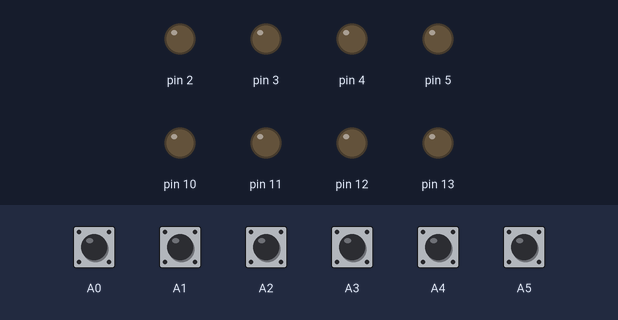
Recording of a sketch running on a simulated Arduino Uno, built with avr-gcc and run on an emulated ATmega328P. Shown: output pins drawn as LEDs (lit = HIGH). Dashed ring = blinking. Inputs (shaded band) come from the test bench; at power-on: A0–5 HIGH.

Above: at 1.2 s.
1.3 s: A0 pulled LOW for 1 s
At 5.0 s:
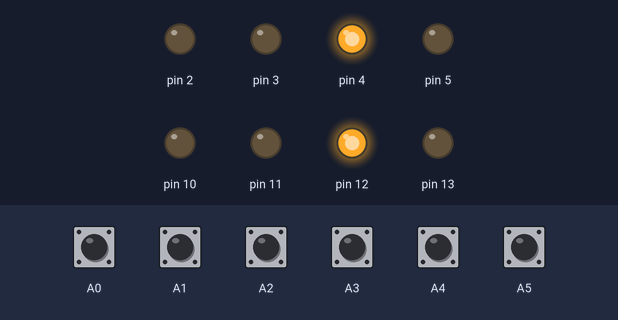
5.3 s: A2 pulled LOW for 1 s
At 8.2 s:
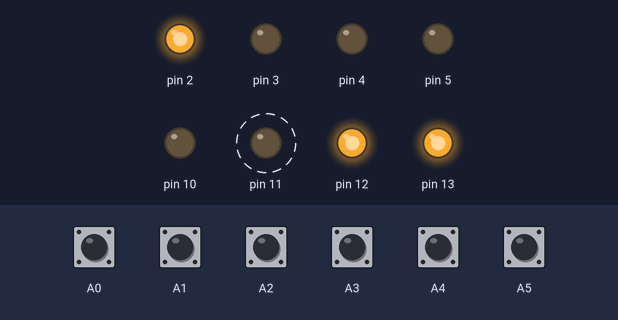
9.3 s: A4 pulled LOW for 0.15 s
At 10.9 s:
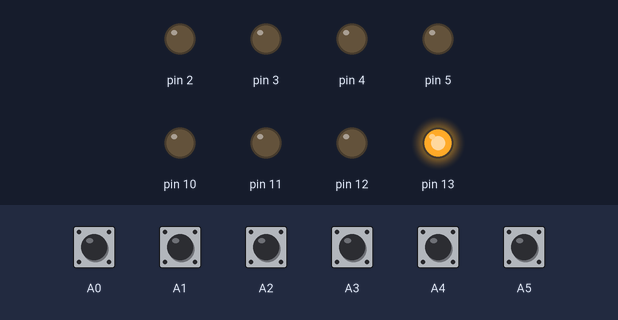
11.3 s: A1 pulled LOW for 1 s
At 12.3 s:
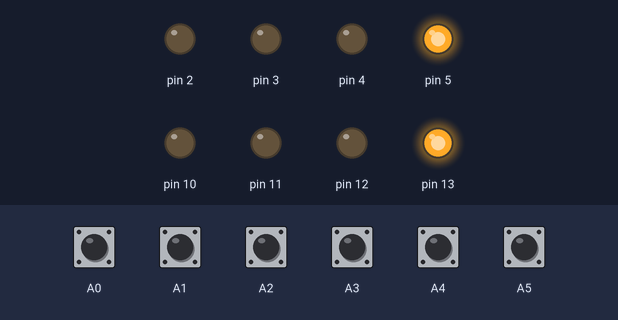
14.3 s: A3 pulled LOW for 1 s
At 15.6 s:
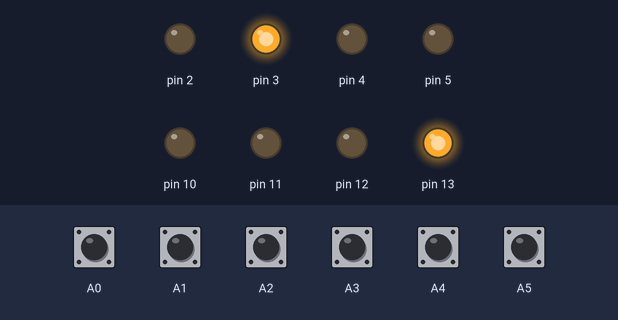
17.3 s: A0 pulled LOW for 1 s
At 20.9 s:
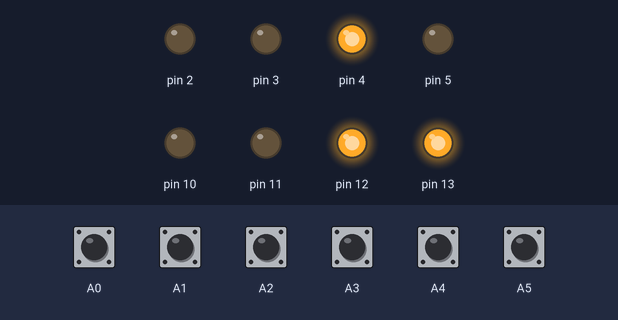
Timing chart, 0 to 22.3 s (numbered marks = the images above; inputs shaded):
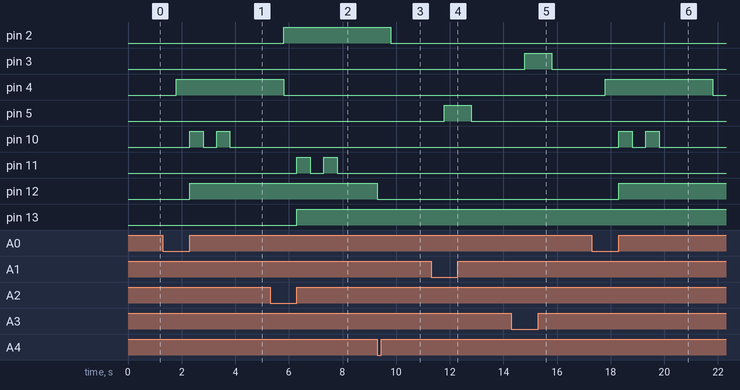

Measured:
- after the input at 1.3 s, pin 4: LOW → HIGH after 0.50 s; pin 10: alternates HIGH for 0.50 s and LOW for 0.50 s, 4 changes in all, then stays LOW, starting after 1.0 s; pin 12: LOW → HIGH after 1.0 s
- after the input at 5.3 s, pin 2: LOW → HIGH after 0.50 s; pin 11: alternates HIGH for 0.50 s and LOW for 0.50 s, 4 changes in all, then stays LOW, starting after 1.0 s; pin 13: LOW → HIGH after 1.0 s
- after the input at 9.3 s, pin 12: HIGH → LOW at once
- after the input at 11.3 s, pin 5: LOW → HIGH after 0.50 s, → LOW 1.0 s later
- after the input at 14.3 s, pin 3: LOW → HIGH after 0.50 s, → LOW 1.0 s later
- after the input at 17.3 s, pin 4: LOW → HIGH after 0.50 s, → LOW 4.0 s later; pin 10: alternates HIGH for 0.50 s and LOW for 0.50 s, 4 changes in all, then stays LOW, starting after 1.0 s; pin 12: LOW → HIGH after 1.0 s

The sketch:

BC_Annunciator_v1-1.ino
```cpp
// MRCS Approach Indicator V1.0 SP Annunciator B K Draper 02-2023

// Define constants and variables

const int debnc = 500;
const int trpdly = 500;
const int releasdly = 3000;
const int Wbeltim = 500;
const int Ebeltim = 500;

unsigned long WDdbnc = 0;
unsigned long WHdbnc = 0;
unsigned long EDdbnc = 0;
unsigned long EHdbnc = 0;
unsigned long Wtrpdly = 0;
unsigned long Wreleasdly = 0;
unsigned long Wbelltim = 0;
unsigned long Etrpdly = 0;
unsigned long Ereleasdly = 0;
unsigned long Ebelltim = 0;

bool WDocc = false;
bool WHocc = false;
bool EDocc = false;
bool EHocc = false;
bool Wtrip = false;
bool Wclr = false;
bool Etrip = false;
bool Eclr = false;
bool Wappr = false;
bool Wleav = false;
bool Eappr = false;
bool Eleav = false;
bool Wlamp = false;
int Wring = 3;
bool Elamp = false;
int Ering = 3;
bool Woneshot = false;
bool Eoneshot = false;

void setup() {
  // put your setup code here, to run once:
// Define I/O pins

pinMode (A0, INPUT_PULLUP);
pinMode (A1, INPUT_PULLUP);
pinMode (A2, INPUT_PULLUP);
pinMode (A3, INPUT_PULLUP);
pinMode (A4, INPUT_PULLUP);
pinMode (A5, INPUT_PULLUP);


pinMode (2, OUTPUT);
digitalWrite (2, LOW);
pinMode (3, OUTPUT);
digitalWrite (4, LOW);
pinMode (4, OUTPUT);
digitalWrite (4, LOW);
pinMode (5, OUTPUT);
digitalWrite (5, LOW);
pinMode (10, OUTPUT);
digitalWrite (10, LOW);
pinMode (11, OUTPUT);
digitalWrite (11, LOW);
pinMode (12, OUTPUT);
digitalWrite (12, LOW);
pinMode (13, OUTPUT);
digitalWrite (13, LOW);

}

void loop() {
  // put your main code here, to run repeatedly:

  // Debounce inputs

if (digitalRead(A0) != WDocc) {WDdbnc = millis(); }
  if ((digitalRead(A0) == WDocc) && ((millis() - WDdbnc) > debnc)) {WDocc = !digitalRead(A0); }


if (digitalRead(A1) != WHocc) {WHdbnc = millis(); }
  if ((digitalRead(A1) == WHocc) && ((millis() - WHdbnc) > debnc)) {WHocc = !digitalRead(A1); }


if (digitalRead(A2) != EDocc) {EDdbnc = millis(); }
  if ((digitalRead(A2) == EDocc) && ((millis() - EDdbnc) > debnc)) {EDocc = !digitalRead(A2); }


if (digitalRead(A3) != EHocc) {EHdbnc = millis(); }
  if ((digitalRead(A3) == EHocc) && ((millis() - EHdbnc) > debnc)) {EHocc = !digitalRead(A3); }


// Delay West Distant Trip & Release (clear)

if (WDocc == Wtrip) {Wtrpdly = millis(); }
  if ((WDocc != Wtrip) && ((millis() - Wtrpdly) > trpdly)) {Wtrip = WDocc; }

if (WDocc == true) {Wreleasdly = millis(); Wclr = true;}
  if ((WDocc == false) && ((millis() - Wreleasdly) > releasdly)) {Wclr = false; Woneshot = false;}

// Direction Latch

if ((WHocc == true) && (WDocc == false) && (Wappr == false)) {Wleav = true; }
if ((WHocc == false) && (WDocc == true) && (Wleav == false)) {Wappr = true; }
if ((Wclr == false) && (WHocc == false)) {Wleav = false; Wappr = false; }

 // Set latch indicator LEDs

 if (Wleav == true) {digitalWrite (5, HIGH); }
 if (Wappr == true) {digitalWrite (4, HIGH); }
 if ((Wleav == false) && (Wappr == false)) {digitalWrite (4, LOW); digitalWrite (5, LOW); }

// Activate West Bell & Lamp

if ((Wtrip == true) && (Wappr == true) && (Woneshot == false)) {Wlamp = true; Wring = 0; Woneshot = true;}

if ((Wring == 0) || (Wring == 2)) {digitalWrite (10, HIGH); }
   else {digitalWrite (10, LOW); }

if (Wring == 3) {Wbelltim = millis();}
  else if ((millis() - Wbeltim) > Wbelltim) {Wring = ++Wring; Wbelltim = millis(); }

if (Wlamp == true) {digitalWrite (12, HIGH); }
  else {digitalWrite (12, LOW); }

if (digitalRead(A4) == LOW ) {Wlamp = false; }


// Delay Eest Distant Trip & Release (clear)

if (EDocc == Etrip) {Etrpdly = millis(); }
  if ((EDocc != Etrip) && ((millis() - Etrpdly) > trpdly)) {Etrip = EDocc; }

if (EDocc == true) {Ereleasdly = millis(); Eclr = true;}
  if ((EDocc == false) && ((millis() - Ereleasdly) > releasdly)) {Eclr = false; Eoneshot = false;}

// Direction Latch

if ((EHocc == true) && (EDocc == false) && (Eappr == false)) {Eleav = true; }
if ((EHocc == false) && (EDocc == true) && (Eleav == false)) {Eappr = true; }
if ((Eclr == false) && (EHocc == false)) {Eleav = false; Eappr = false; }

 // Set latch indicator LEDs

 if (Eleav == true) {digitalWrite (3, HIGH); }
 if (Eappr == true) {digitalWrite (2, HIGH); }
 if ((Eleav == false) && (Eappr == false)) {digitalWrite (3, LOW); digitalWrite (2, LOW); }

// Activate East Bell & Lamp

if ((Etrip == true) && (Eappr == true) && (Eoneshot == false)) {Elamp = true; Ering = 0; Eoneshot = true;}

if ((Ering == 0) ||(Ering == 2)) {digitalWrite (11, HIGH); }
   else {digitalWrite (11, LOW); }

if (Ering == 3) {Ebelltim = millis();}
  else if ((millis() - Ebeltim) > Ebelltim) {Ering = ++Ering; Ebelltim = millis(); }

if (Elamp == true) {digitalWrite (13, HIGH); }
  else {digitalWrite (13, LOW); }


if (digitalRead(A5) == LOW ) {Elamp = false; }


// End of Loop
}
```
